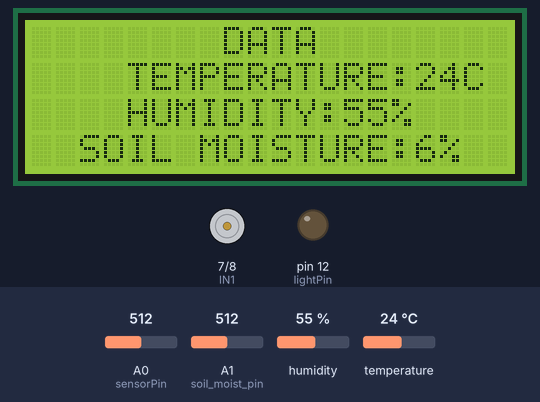
Recording of a sketch running on a simulated Arduino Uno, built with avr-gcc and run on an emulated ATmega328P. On the bench: 20×4 character LCD, motor-driver pin pairs drawn as motors (green arrow = first pin HIGH = forward, orange = second pin HIGH = backward, longer = more drive, scaled by the enable pin), output pins drawn as LEDs (lit = HIGH). Inputs (shaded band) come from the test bench; at power-on: A0 (sensorPin) = 512, A1 (soil_moist_pin) = 512, humidity 55 %, temperature 24 °C. What the sketch prints to the serial monitor is not drawn.

Above: at 1.2 s.
1.3 s: A0 (sensorPin) set to 462
7.5 s: A0 (sensorPin) set to 436
At 7.9 s:
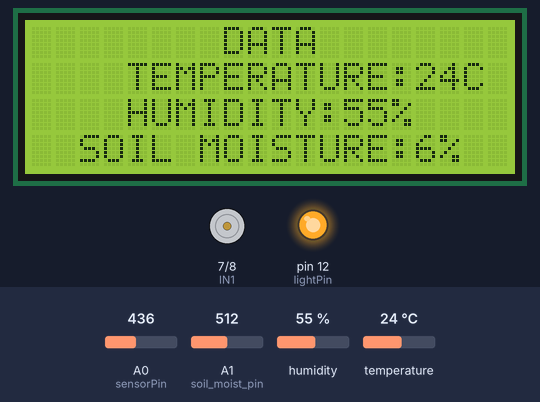
13.7 s: A1 (soil_moist_pin) set to 548
15.2 s: A1 (soil_moist_pin) set to 568
At 15.8 s:
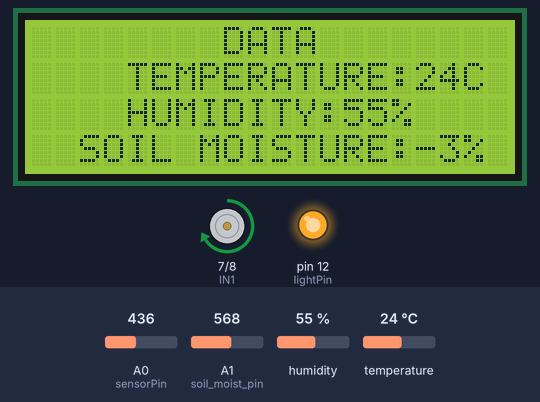
16.8 s: A0 (sensorPin) set to 106
23.0 s: A0 (sensorPin) set to 93
Timing chart, 0 to 25.5 s (numbered marks = the images above; inputs shaded):
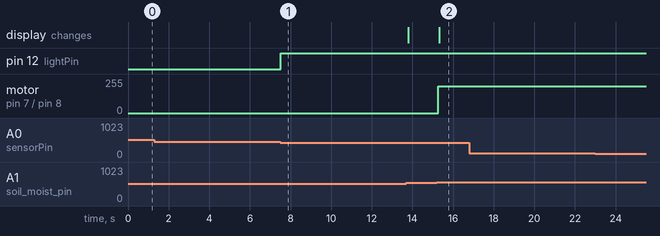

The sketch:

Weather_control.ino
```cpp
//include libraries for sensor
#include<DHT.h>
#define DHTPIN 2
#define DHTTYPE DHT11
//include libraries for LCD display
#include <Wire.h>
#include <LiquidCrystal_I2C.h>


//soil moisture pins
int soil_moist_pin= A1;
int output_value;

//LED Sensor pins
int sensorPin = A0; // select the input pin for LDR
int sensorValue = 0; // variable to store the value coming from the sensor
int THRES = 450; // Condition for light to turn on

// LED PIN
int lightPin = 12;

// Constants for the motor
const int IN1 = 7;
const int IN2 = 8;
const int ENA = 5;
const int SPEED = 200;
// const int ON = 100; // This will be replaced by the water moisture value

//Liquid Crystal display info
LiquidCrystal_I2C lcd(0x27,2, 1, 0, 4, 5, 6, 7, 3, POSITIVE);  // set the LCD address to 0x27 for a 16 chars and 2 line display
DHT mydht (DHTPIN,DHTTYPE);


void setup() {
  //start ld screen
  Serial.begin(9600);

  //Light pin set-up
  pinMode(lightPin, OUTPUT);

  //Pin mode set-up for motor
  pinMode (IN1, OUTPUT);
  pinMode (IN2, OUTPUT);
  pinMode (ENA, OUTPUT);

  // The LCD screen
  lcd.begin(20,4);

  lcd.backlight();

  mydht.begin();
}

void loop() {

  //Light sensor pin info
  sensorValue = analogRead(sensorPin); // read the value from the sensor
   Serial.println(sensorValue); //prints the values coming from the sensor on the screen
  if(sensorValue < THRES){
    digitalWrite(lightPin, HIGH);
  } else {
    digitalWrite(lightPin, LOW);
  }
  // Maybe remove and include only at the end
  //delay(100);

  //soil moisture data
   output_value = analogRead(soil_moist_pin);
   output_value = map(output_value,550,0,0,100);

   //control speed for motor
  analogWrite(ENA, SPEED);
  //control direction
  if(output_value < 0){
     digitalWrite(IN1, HIGH);
     digitalWrite(IN2, LOW);
   } else {
    digitalWrite(IN1, LOW);
   }

// put your main code here, to run repeatedly:
int hum = mydht.readHumidity();
int temp = mydht.readTemperature();
lcd.clear();
lcd.setCursor(8,0);
lcd.print("DATA");
lcd.setCursor(4,1);
lcd.print("TEMPERATURE:");
lcd.print(temp);
lcd.print("C");
lcd.setCursor(4,2);
lcd.print("HUMIDITY:");
lcd.print(hum);
lcd.print("%");
lcd.setCursor(2,3);
lcd.print("SOIL MOISTURE:");
lcd.print(output_value);
lcd.print("%");

delay(100);
}
```

Measured:
- the behaviour switches between 450 and 449 on A0 (sensorPin) (found by bisection; images 0 and 1)
- the behaviour switches between 555 and 556 on A1 (soil_moist_pin) (found by bisection; images 1 and 2)
- after the input at 1.3 s, every drawn part: stays the same
- after the input at 7.5 s, pin 12 (lightPin): LOW → HIGH at once
- after the input at 15.2 s, motor on pin 7 (IN1) / pin 8 (IN2): stopped → forward 200/255 after 0.07 s; the display: changes after 0.12 s (image 2)
- after the input at 16.8 s, every drawn part: stays the same
- after the input at 23.0 s, every drawn part: stays the same
